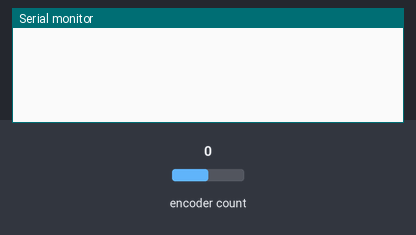
A sketch run on a simulated ESP32. Parts: the last lines printed to the serial monitor. Inputs (shaded band) come from the test bench; at power-on: encoder count 0.

Above: at 1.2 s.
1.3 s: encoder count set to 1
At 2.5 s:
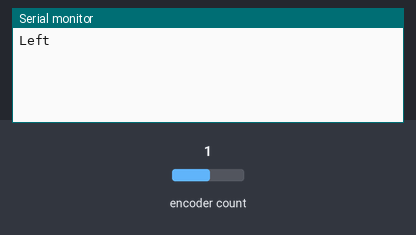
2.8 s: encoder count set to 0
At 3.9 s:
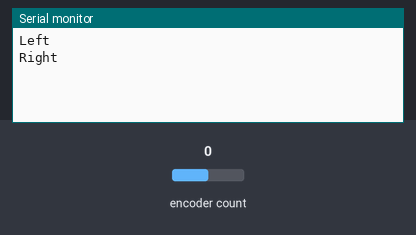

The sketch:

test-encoder-esp32.ino
```cpp
#include "KnobJoyEsp32.h"

void setup() {
  // put your setup code here, to run once:
  Serial.begin(115200);
  pinMode(34, INPUT_PULLUP);
  // digitalWrite(34, LOW);

  pinMode(35, INPUT_PULLUP);
  // digitalWrite(35, LOW);

  // ESP32Encoder::useInternalWeakPullResistors = puType::up;
}

void loop() {
  // static KnobJoyEsp32 modSelector(33, 25);
  static KnobJoyEsp32 modSelector(35, 34);
  modSelector.runCallBack([]() {
    Serial.println("Left");
  }, []() {
    Serial.println("Right");
  });
}
```

Measured:
- after the input at 1.3 s, the serial monitor: prints a new line at once (image 1)
- after the input at 2.8 s, the serial monitor: prints a new line at once (image 2)
